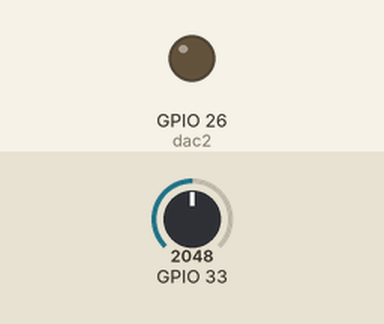
A program run on a simulated ESP32 board running MicroPython. On the bench: output pins drawn as LEDs (lit = HIGH). The inputs (shaded band) are chosen by the test bench; at power-on: GPIO 33 = 2048 (analog values on the 0–4095 scale). What the program prints to the serial console is not drawn. At 4.2 s the program stops and its outputs stay as they are.

Above: at 4.2 s.
Timing chart, 0 to 5.7 s (numbered marks = the images above):
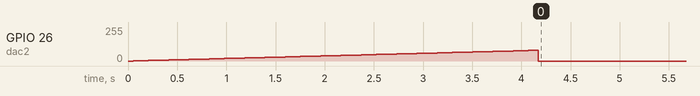

Measured:
- by itself, GPIO 26 (dac2): rises from 0/255 to 80/255 in 4.1 s, then falls to 0/255 in 0.05 s

The program:

ESP32_Loopback.py
```python
# Import required libraries
from micropython import const
from machine import Pin, ADC, DAC
import time
import array

#  ADC
ADC2_1 = const(32)  # ADC#2, 0 to 1V with resistor divider
ADC2_2 = const(33)  # ADC#2, direct input

# DAC
DAC1 = const(25)
DAC2 = const(26)

def get_ADC_avg(PAD_num):
    sum = 0
    high = 0
    low = 4095
    readings = 10  # total number of ADC measurements
    adc = ADC(Pin(PAD_num))  # ADC pin to read

    # adc.atten(ADC.ATTN_0DB)    # default, 1.2V range

    for _ in range(readings):
        time.sleep_ms(5)  # some loop delay might be necessary
        adc_read = adc.read()  # Read the value
        sum = sum + adc_read
        if adc_read > high:
            high = adc_read
        if adc_read < low:
            low = adc_read

    sum = sum - high - low  # throw out high and low measurements
    avg = sum / (readings - 2)
    v_avg = avg / 4000   # 4000 = 1.000V ... on my TinyPicos (1/4mV per LSB)

    print("Debug ADC: avg high low ", avg, high, low, end="")  #debug print
    return v_avg


print("DAC2 connected to ADC2_2")
adc_buf = array.array('f', (0.0 for _ in range(256)))
dac2 = DAC(Pin(DAC2))
for i in range(0, 81):
    dac2.write(i)
    print("DAC code= {}".format(i), end=" ")
    adc_buf[i] = get_ADC_avg(ADC2_2)
    print()
#    print(adc_buf[i])

dac2.write(0)
# dac2.deinit()  # internally disconnect dac2, not supported
```
